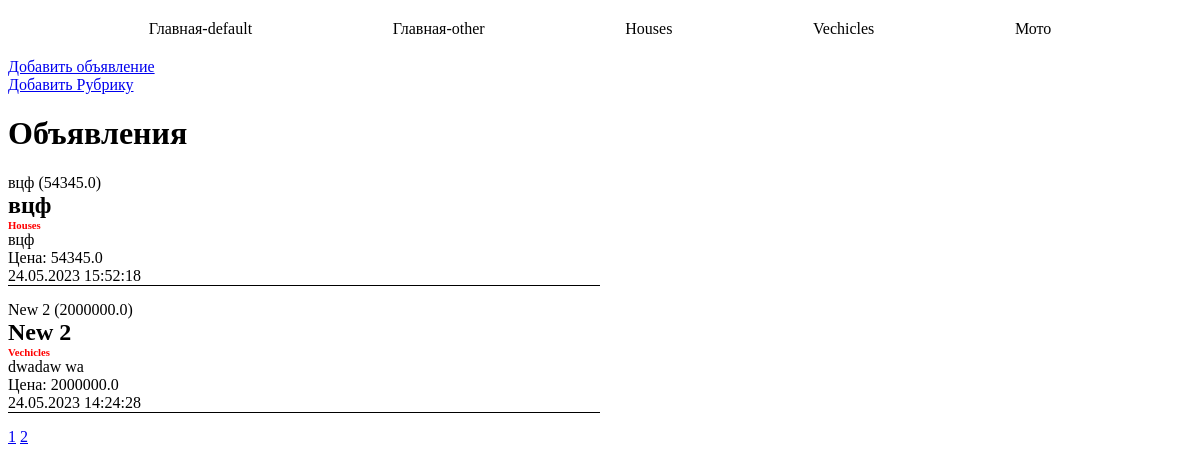
The app's page /, older data.
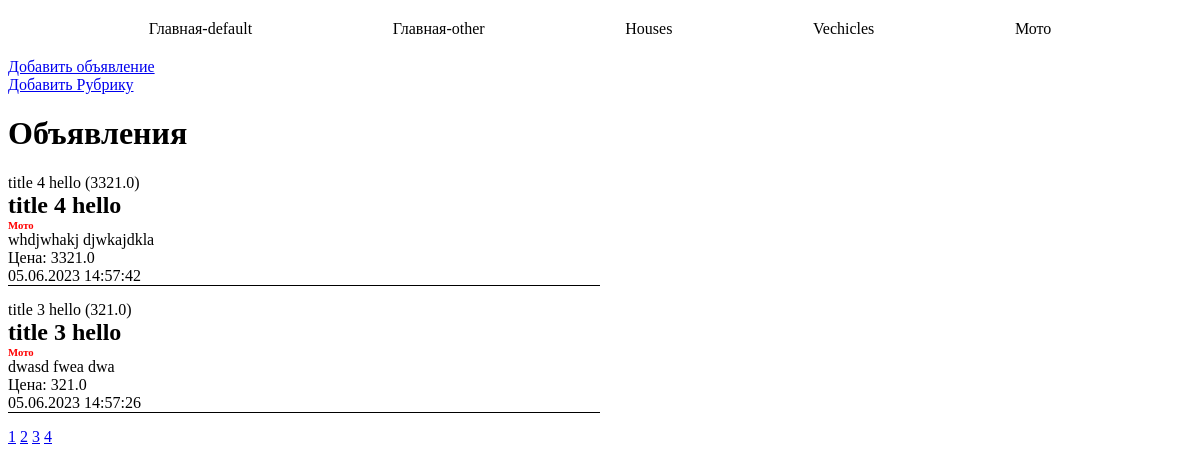
The same page, newer data.
### bboard/models.py (models this page shows)
class Rubric(models.Model):
    name = models.CharField(max_length=20, db_index=True, verbose_name='Название')
    def __str__(self):
        return self.name
    class Meta:
        verbose_name_plural = 'Рубрики'
        verbose_name = 'Рубрика'
        ordering = ['name']

class Bb(models.Model):
    def title_and_price(self):
        return f'{self.title} ({self.price})'
    title_and_price.short_description = 'Название и цена'
    KINDS = (('b', "Куплю"),
             ('s', "Продам"),
             ('c', "Обменяю"))
    kind = models.CharField(max_length=1, choices=KINDS, default='s', verbose_name="Вид")
    rubric = models.ForeignKey(Rubric, null=True, on_delete=models.PROTECT, verbose_name='Рубрика')
    title = models.CharField(max_length=50, verbose_name='Загаловок', validators=[validators.MinLengthValidator(8, message='Минимум 10 символов')])
    content = models.TextField(null=True, blank=True, verbose_name='Контент')
    price = models.FloatField(null=True, blank=True, verbose_name='Цена')
    published = models.DateTimeField(auto_now_add=True, db_index=True, verbose_name='Дата публикации')
    class Meta:
        verbose_name_plural = 'Объявления'
        verbose_name = 'Объявление'
        ordering = ['-published']

### bboard/views.py (the view)
# urls.py: re_path(r'^(?P<page_num>[0-9]/)?$', index, name="index"),
def index(request, page_num='1/'):
    template = loader.get_template('bboard/index.html')
    limit = 2
    bbs_per_page = int(page_num[:-1]) * limit
    bbs = Bb.objects.order_by('-published')
    pages = [i for i in range(1, round(len(bbs) / limit) + 1)]
    bbs = bbs[bbs_per_page-limit:bbs_per_page]
    rubrics = Rubric.objects.all()
    context = {'bbs':bbs, 'rubrics': rubrics, 'pages': pages}
    return HttpResponse(template.render(context, request))

### bboard/templates/bboard/index.html
{% extends "layouts/basic.html" %}
{% block content %}
<a href="{% url 'other-bboard:add' %}">Добавить объявление</a>
<br>
<a href="{% url 'default-bboard:create_rubric' %}">Добавить Рубрику</a>
<h1 class="title">Объявления</h1>
{% for bb in bbs %}
<div class="bboard">
    {{ bb.title_and_price }}
    <h2 class="bboard__title">{{ bb.title }}</h2>
    <h6 class="bboard__rubric">{{ bb.rubric }}</h6>
    <p class="bboard__content">{{ bb.content }}</p>
    <p class="bboard__price">Цена: {{ bb.price }}</p>
    <p class="bboard__date">{{ bb.published|date:"d.m.Y H:i:s" }}</p>
</div>
{% endfor %}
{% for page in pages %}
    <a href="{% url 'default-bboard:index' %}{{page}}">{{ page }}</a>
{% endfor %}
{% endblock %}

### bboard/templates/layouts/basic.html (shortened to what this page needs)
{% load static %}
<!DOCTYPE html>
<html lang="ru">
<head>
    <link rel="stylesheet" type="text/css" href="{% static 'bboard/style.css' %}">
</head>
<body>
<ul>
    <li><a href="{% url 'default-bboard:index' %}">Главная-default</a></li>
    <li><a href="{% url 'other-bboard:index' %}">Главная-other</a></li>
{% for rubric in rubrics %}
    <li><a href="{% url 'default-bboard:by_rubric' rubric.pk %}">{{ rubric.name }}</a></li>
{% endfor %}
</ul>
{% block content %}
{% endblock %}
</body>
</html>

### bboard/static/bboard/style.css (style rules this page uses)
ul { display: flex; flex-direction: row; justify-content: space-evenly; width: 100%; padding: 0; margin: 20px 0; }
li { list-style: none; }
li a { text-decoration: none; color: #000; }
.bboard { width: calc(100% / 2); }
.bboard__title { margin: 0; }
.bboard__content { margin: 0; }
.bboard__price { margin: 0; }
.bboard__rubric { color:red; margin: 0; }
.bboard__date { margin: 0 0 15px 0; border-bottom: 1px solid black; }

Row changes from the older to the newer data that the page shows:
no longer on this page (row unchanged): Bb: title_and_price "вцф (54345.0)", title "вцф", rubric "Houses", content "вцф", price "54345.0", published "24.05.2023 15:52:18"
no longer on this page (row unchanged): Bb: title_and_price "New 2 (2000000.0)", title "New 2", rubric "Vechicles", content "dwadaw wa", price "2000000.0", published "24.05.2023 14:24:28"
added Bb: title_and_price "title 4 hello (3321.0)", title "title 4 hello", rubric "Мото", content "whdjwhakj djwkajdkla", price "3321.0", published "05.06.2023 14:57:42"
added Bb: title_and_price "title 3 hello (321.0)", title "title 3 hello", rubric "Мото", content "dwasd fwea dwa", price "321.0", published "05.06.2023 14:57:26"
Text that changed along with them:
new list line: "3"
new list line: "4"
